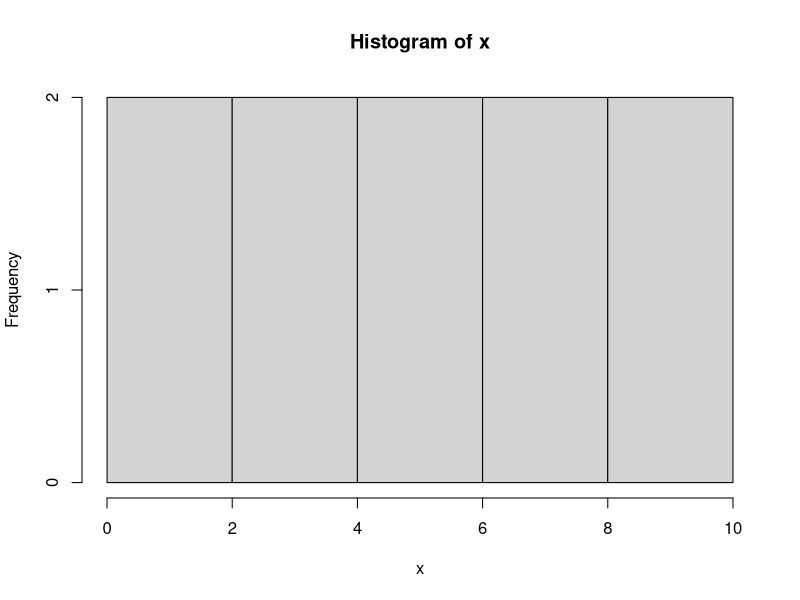

This chart was generated by the following R code:
## ---- chunk 1
x <- c(1 : 10)
hist(x)
